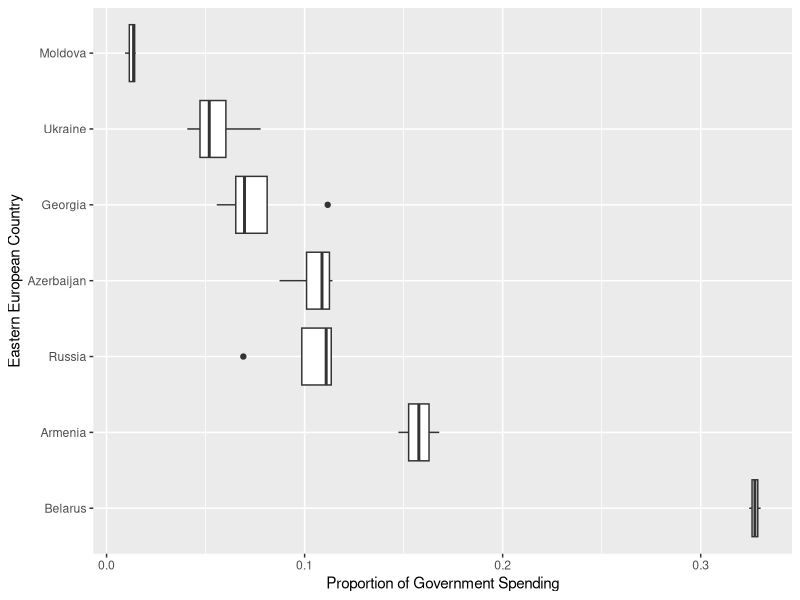

Here is the R script that generated this plot:
## ---- chunk 1
#| label: setup

library(readxl) 
library(tidyverse)
## ---- chunk 2
#| label: read-in-military-data

military <- read_xlsx("data/gov_spending_per_capita.xlsx",  #reading in raw data, setting as "military"
                      sheet = "Share of Govt. spending",    #specifying the sheet we want to focus on
                      skip  = 7,                            #skips first 7 lines, since they are comments
                      n_max = 191,                          #max number of rows to read in (191)
                      na = c("xxx", ". ."))                  #specifies what values to read in as "NA"
## ---- chunk 3
#| label: regional-totals
cont_region <- read_xlsx("data/gov_spending_per_capita.xlsx", 
                      sheet = "Regional totals", 
                      skip = 14,
                      n_max = 36) |> 
  filter(Region != "World total (including Iraq)", 
         Region != "World total (excluding Iraq)")
## ---- chunk 4
#| label: id-regions
regions <- cont_region |> 
  pull(Region)
## ---- chunk 5
#| label: filter-regions
military_clean <- military |> 
  filter(!Country %in% regions)
## ---- chunk 6
#| label: inspecting-what-regions-were-not-removed

military_clean |> 
  filter(if_all(.cols = -Country,   #hint: what is the easiest way to include every column except `Country`
                .fns = is.na)   #hint: what function in R (there are several) tests if a value is missing or is NA?
         )
## ---- chunk 7
#| label: pivoting-military-data-longer

military_long <- military_clean |> 
  pivot_longer(names_to = "year",
               values_to = "n",
               cols = 4:35)
## ---- chunk 8
#| label: side-by-side-boxplots-east-europe

# Countries to include in the plot! 
eastern_europe <- c("Armenia", 
                    "Azerbaijan",
                    "Belarus", 
                    "Georgia", 
                    "Moldova", 
                    "Russia", 
                    "Ukraine")

military_long |>
  filter(Country == eastern_europe) |>
  ggplot() +
  geom_boxplot(aes(y = fct_reorder(Country, -n), 
                   x = n)) +
  labs(x = "Proportion of Government Spending",
       y = "Eastern European Country")

# Hint - look at the code chunk `filter-regions` and Question 2 for code similar to what you will want to use to filter out just these countries.  

